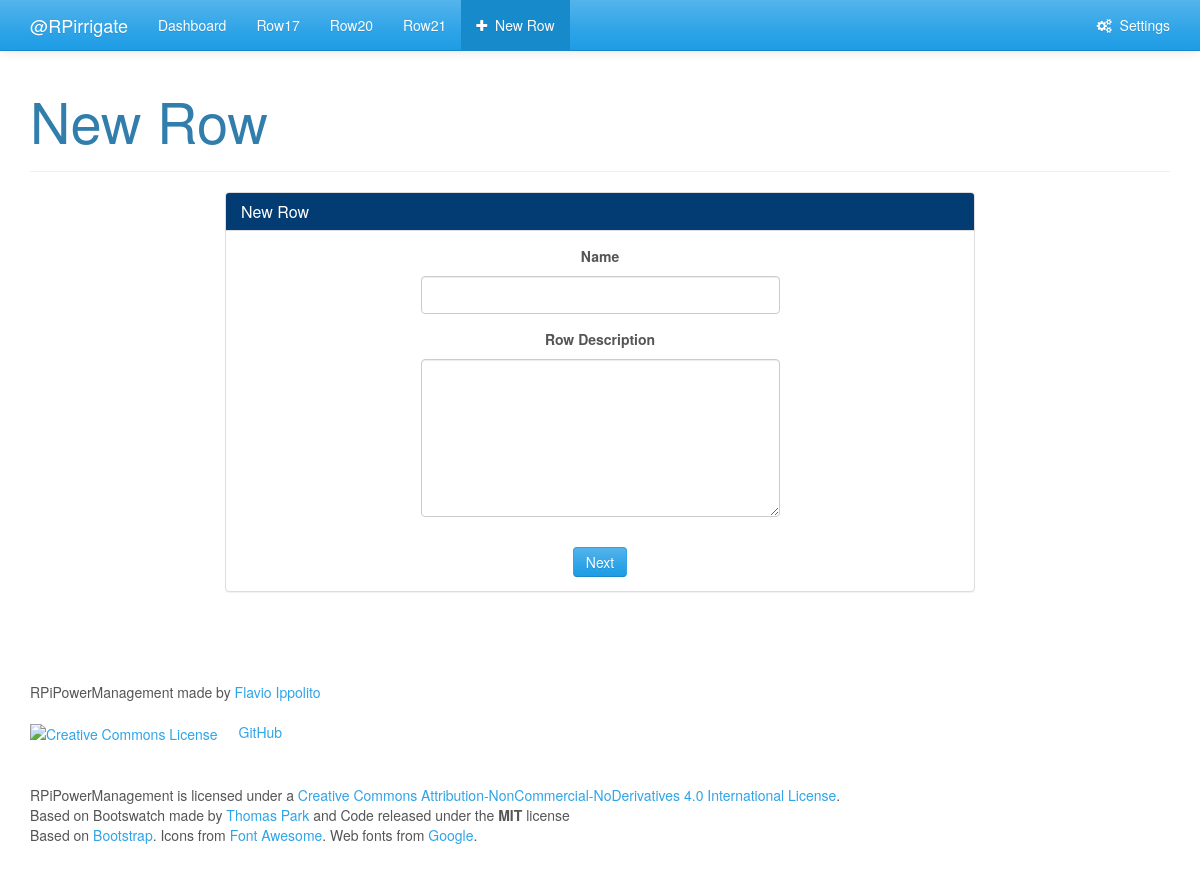
Screenshot of /row-new.php with the database file from the repository.
### tables this page shows
CREATE TABLE 'tbRows' ('RowID' INTEGER PRIMARY KEY AUTOINCREMENT NOT NULL, 'RowName' TEXT NOT NULL, 'RowDescription' TEXT);

### web/config/config.php (called while the page is built, shortened)
<?php
class DB_CONN {
	private $db_conn;
	public function __construct(){
		$this->db_conn = new PDO("sqlite:/srv/rpirrigate/data/database.sqlite","","", array(PDO::ATTR_ERRMODE => PDO::ERRMODE_WARNING));
	}
	public function ex_select($sql, $params){
		$sql = $this->db_conn->prepare($sql);
		$sql->execute($params);
		return $sql;
	}
	public function select_rows($id = NULL){
		if ($id==NULL){
			 $sql = "SELECT * FROM tbRows ORDER BY RowName ASC;";
			 $params = array();
		} else {
			$sql = "SELECT * FROM tbRows WHERE RowID = :id ORDER BY RowName ASC;";
			$params = array(':id'=>$id);
		}
		return $this->ex_select($sql,$params);
	}
}
?>

### web/row-new.php (the view, shortened to what this page needs)
<?php
include 'config/config.php';
$db = new DB_CONN();
$userID = $_SESSION['RPirrigate_UserID'];
?>
<!DOCTYPE html>
<html>
  <head>
    <link rel="stylesheet" href="misc/bootstrap.css" media="screen">
    <link rel="stylesheet" href="misc/bootswatch.min.css">
    <link rel="stylesheet" href="//maxcdn.bootstrapcdn.com/font-awesome/4.3.0/css/font-awesome.min.css">
  </head>
  <body>
    <div class="navbar navbar-default navbar-fixed-top">
      <div class="container">
        <div class="navbar-header">
          <a href="#" class="navbar-brand"><?php echo $db->select1_username($userID);?>@RPirrigate</a>
        </div>
        <div class="navbar-collapse collapse" id="navbar-main">
          <ul class="nav navbar-nav">
            <li>
              <a href="home.php">Dashboard</a>
            </li>
            <?php
            $qry = $db->select_rows();
            while ($row = $qry->fetch(PDO::FETCH_BOTH))
              echo("<li><a href='row.php?id=".$row['RowID']."'>".$row['RowName']."</a></li>\n");
            ?>
            <li class="active"><a href="row-new.php"><i class="fa fa-plus"></i>&nbsp;&nbsp;<?php echo LANG_menu_ADDROW; ?></a></li>
          </ul>
          <ul class="nav navbar-nav navbar-right">
            <li><a href="settings.php"><i class="fa fa-cogs"></i>&nbsp;&nbsp;<?php echo LANG_menu_SETTINGS; ?></a></li>
          </ul>
        </div>
      </div>
    </div>
    <div class="container">
      <div class="bs-docs-section clearfix">
        <div class="row">
          <div class="col-lg-12">
            <div class="page-header">
              <h1 id="dialogs"><?php echo LANG_menu_ADDROW; ?></h1>
            </div>
          </div>
        </div>
        <div class="row">
          <div class="col-lg-2"></div>
          <div class="col-lg-8">
            <div class="bs-component">
              <div class="panel panel-info" style="height:400px">
                <div class="panel-heading">
                  <h3 class="panel-title"><?php echo LANG_menu_ADDROW; ?>
                  </h3>
                </div>
                <div class="panel-body">
                  <form name="frmNewRow" class="form-horizontal" method="post" action="" style="width:50%;margin:auto"
                        enctype="multipart/form-data">
                    <fieldset id="fsStep1">
                      <div class="form-group">
                        <p style="font-weight:bold;text-align:center;"><?php echo LANG_row_NAME ?></p>
                        <div class="col-lg-10" style="width:100%">
                          <input id="txtName" name="name" type="text" class="form-control" >
                        </div>
                      </div>
                      <div class="form-group">
                        <p style="font-weight:bold;text-align:center;"><?php echo LANG_row_DESCRIPTION ?></p>
                        <div class="col-lg-10" style="width:100%" >
                          <textarea id="txtDescription" name="description" rows="7" class="form-control"></textarea>
                        </div>
                      </div>
                      <div class="form-group">
                        <div class="col-lg-10" style="text-align:center;width:100%">
                          <a href="javascript:Step1_2();"
                            class="btn btn-primary input-sm"
                            style="padding-top:4px;margin-top:15px;">
                              <?php echo LANG_settings_NEXT; ?></a>
                      </div>
                    </fieldset>
                  </form>
                </div>
              </div>
            </div>
          </div>
        </div>
      <footer><?php include 'misc/footer.php';?></footer>
    </div>
</body>
</html>

### rows the page displays
tbrows: RowName "Row17"
tbrows: RowName "Row20"
tbrows: RowName "Row21"

### other values shown
LANG_menu_ADDROW "New Row"
LANG_menu_SETTINGS "Settings"
LANG_row_NAME "Name"
LANG_row_DESCRIPTION "Row Description"
LANG_settings_NEXT "Next"
